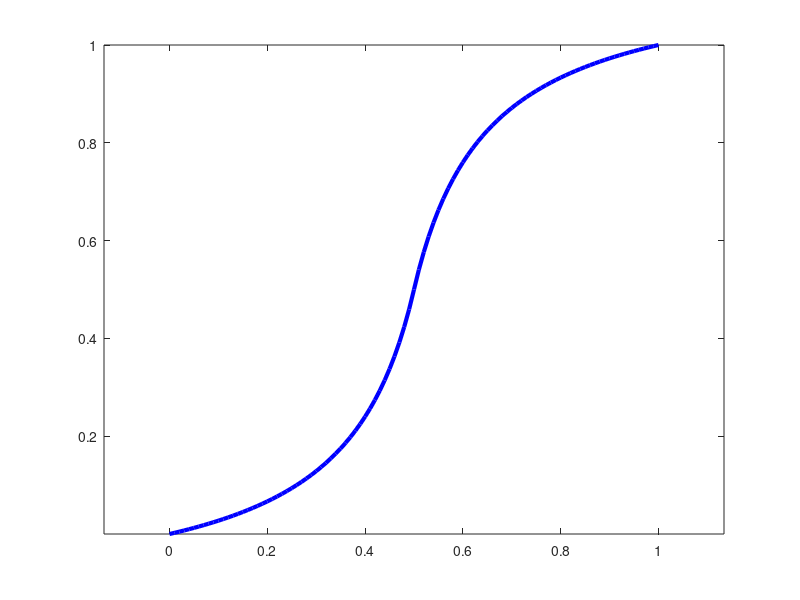

This figure's MATLAB source:
% 2018/3/23
% Jungwon Kang
% https://dinodini.wordpress.com/2010/04/05/normalized-tunable-sigmoid-functions/

clc;
clear all;
close all;

k = 0.3;

x_set = 0.0:0.01:1.0;
y_set = zeros(1, length(x_set));

for idx = 1:length(x_set),
    x = x_set(idx);
    
    if x > 0.5,
        y = (k*x + 2*x - 1)./(k + 2*x - 1);
    else
        y = (k*x)./(k - 2*x + 1);
    end
    
    y_set(idx) = y;    
end

figure(1);
    plot(x_set, y_set, 'b-', 'LineWidth', 3);
    axis equal;
    axis tight;


